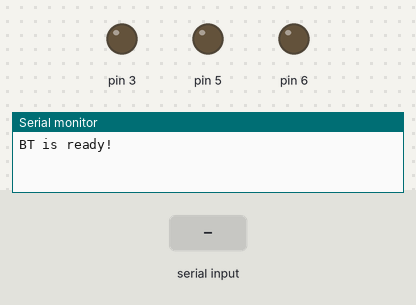
A sketch run on a simulated Arduino Uno, built with avr-gcc and run on an emulated ATmega328P. On the bench: output pins drawn as LEDs (lit = HIGH), the last lines printed to the serial monitor. Inputs (shaded band) come from the test bench.

Above: at 1.2 s.
1.3 s: "R90\n" received over the second serial link
At 1.7 s:
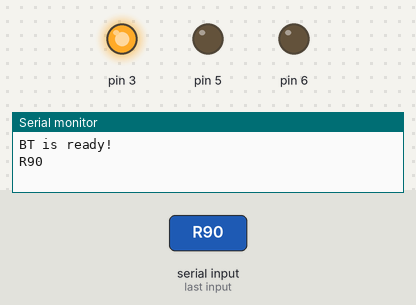
2.8 s: "A90\n" received over the second serial link
At 4.0 s:
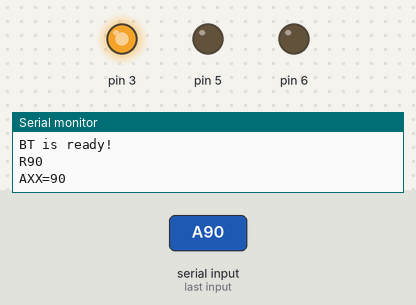
4.3 s: "B90\n" received over the second serial link
At 5.2 s:
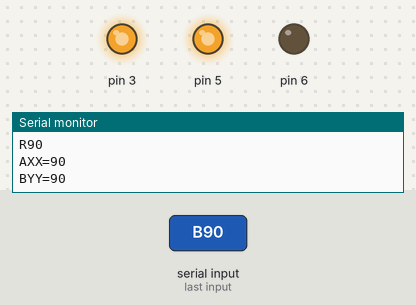
5.8 s: "A90\n" received over Serial
At 7.1 s:
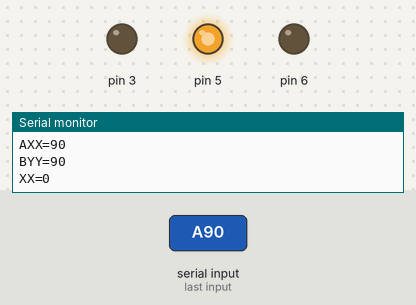
8.3 s: "C90\n" received over the second serial link
At 9.4 s:
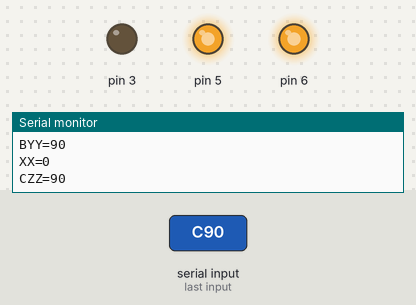
9.8 s: "B90\n" received over Serial
At 11.4 s:
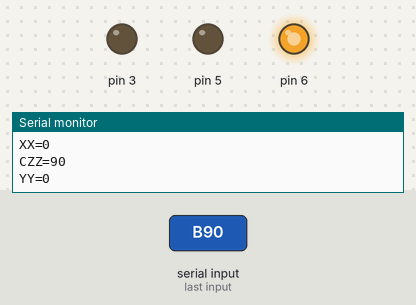
Timing chart, 0 to 12.9 s (numbered marks = the images above; inputs shaded):
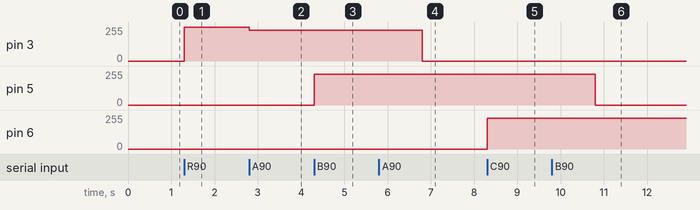

Measured:
- after the input at 1.3 s, pin 3: 0/255 → 255/255 at once
- after the input at 2.8 s, pin 3: 255/255 → 229/255 at once
- after the input at 4.3 s, pin 5: 0/255 → 229/255 at once
- after the input at 5.8 s, pin 3: 229/255 → 0/255 after 1.0 s
- after the input at 8.3 s, pin 6: 0/255 → 229/255 at once
- after the input at 9.8 s, pin 5: 229/255 → 0/255 after 1.0 s

The sketch:

RGB_Bluetooth_Contorl.ino
```cpp
/*
  序列阜(沒有行結尾)改成(NL&CR)
  AT：測試，回應「OK」
  AT+VERSION：回應?體的版本。
  AT+NAME:xyz：將裝置名稱改為「xyz」。n
  AT+PIN:1234：將連線密碼換為「1234」。
  AT+BAUD4：將 baud rate 換為 9600。
  AT+BAUD5：將 baud rate 換為 19200
  AT+BAUD6：將 baud rate 換為 38400
  AT+BAUD7：將 baud rate 換為 57600
*/
int XX;
int YY;
int ZZ;
#include <SoftwareSerial.h>   // 引用程式庫

// 定義連接藍牙模組的序列埠
SoftwareSerial BT(8, 9); // TX, RX(in BLUETOOTH)
char val;  // 儲存接收資料的變數

void setup() {
  Serial.begin(9600);   // 與電腦序列埠連線
  Serial.println("BT is ready!");
  pinMode(3,OUTPUT);
  pinMode(5,OUTPUT);
  pinMode(6,OUTPUT);
  // 設定藍牙模組的連線速率
  // 如果是HC-05，請改成38400
  BT.begin(9600);
}

void loop() {
  // 若收到「序列埠監控視窗」的資料，則送到藍牙模組
  if (Serial.available()) {
    val = Serial.read();
    BT.print(val);
  }

  // 若收到藍牙模組的資料，則送到「序列埠監控視窗」
  if (BT.available()) {
    val = BT.read();
    Serial.print(val);
  }

  if(val=='R')
    {
      digitalWrite(3,HIGH);
    }

  else if(val=='r')
    {
    digitalWrite(3,LOW);
    }

  else if(val=='A')
  {
    XX=BT.parseInt();
    Serial.print("XX=");
    Serial.println(XX);
    analogWrite(3,map(XX,0,100,0,255));
  }
  else if(val=='B')
  {
    YY=BT.parseInt();
    Serial.print("YY=");
    Serial.println(YY);
    analogWrite(5,map(YY,0,100,0,255));
  }
  else if(val=='C')
  {
    ZZ=BT.parseInt();
    Serial.print("ZZ=");
    Serial.println(ZZ);
    analogWrite(6,map(ZZ,0,100,0,255));
  }


}
```
